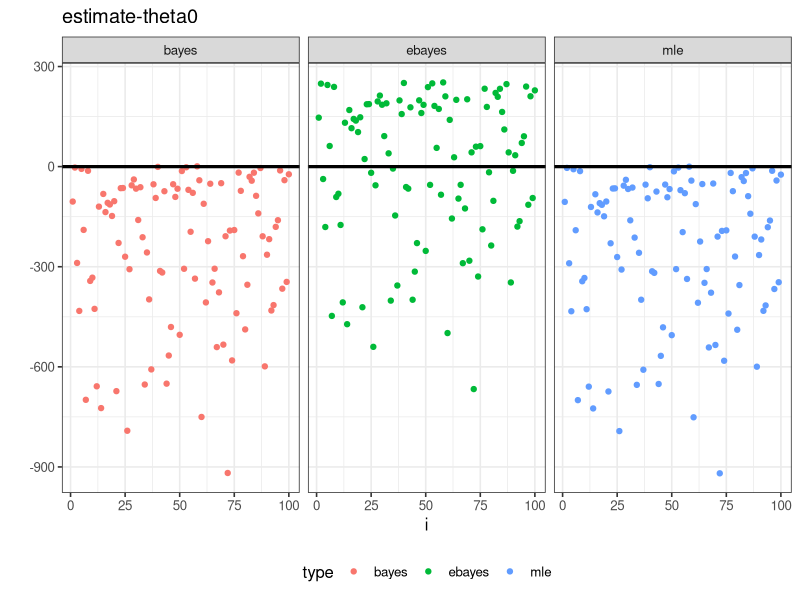
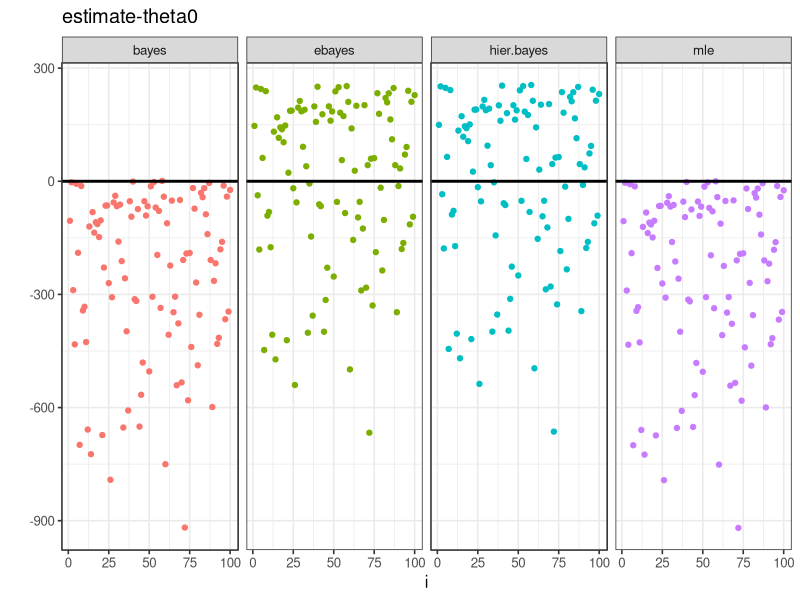
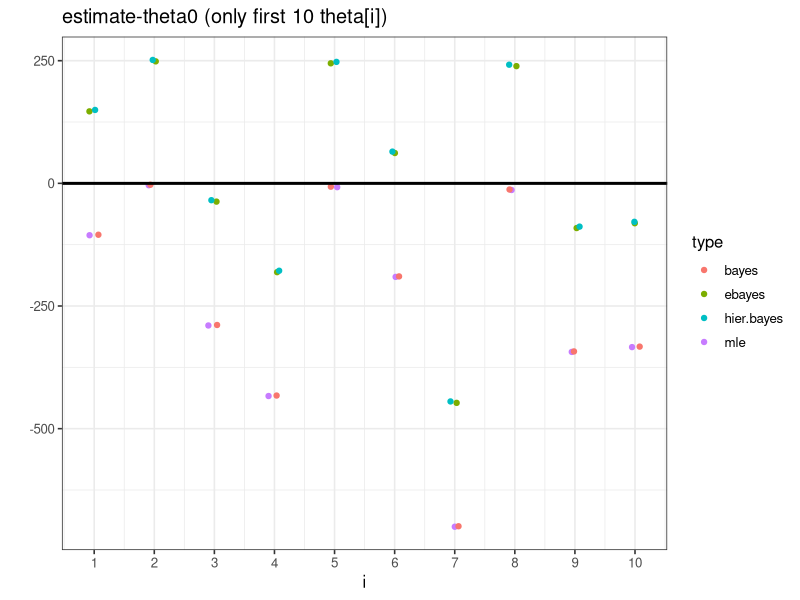
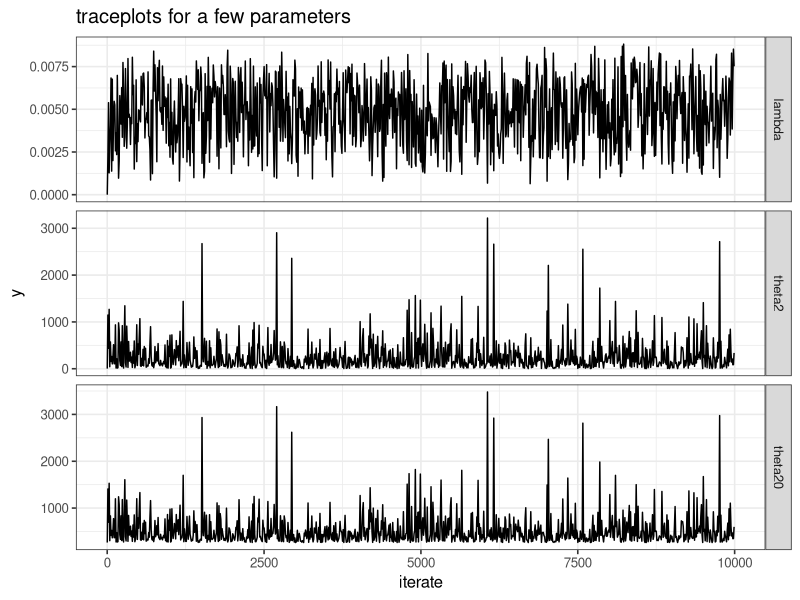

Here is the R script that generated these plots, in order:
library(tidyverse)
library(GGally)
theme_set(theme_bw(base_size = 12))
#  Exercise 4.20

# generate some "true" thetas
n <- 100
theta0 <- runif(n,0,1000)

# generate data
x<- rep(0,n)
for (i in 1:n) x[i] <- runif(1,0,theta0[i])

# compute estiamtes
mle <- x
ebayes <- x+mean(x)
lambda_hyp <- 1 # hyperpar in prior
bayes <- x+1/lambda_hyp

mse.mle <- sum((mle-theta0)^2)
mse.ebayes <- sum((ebayes-theta0)^2)
mse.bayes <- sum((bayes-theta0)^2)

mse.mle
mse.ebayes
mse.bayes

# visualise results
d <- data.frame(i=rep(1:n,3),value=c(mle-theta0,ebayes-theta0,bayes-theta0),type=rep(c('mle','ebayes','bayes'),each=n))
ggplot(data=d, aes(x=i,y=value,colour=type)) + geom_point()+facet_wrap(~type)+
  theme(legend.position="bottom")+ geom_hline(yintercept=0,size=1.1) + 
  ggtitle("estimate-theta0") + ylab("")

cat('1/(sample average) equals:', 1/mean(x))


###### fully bayesian with Gibbs sampling

# specify hyperpars of prior
alpha = 0.1
beta = 2

IT <- 10000
lambda <- rep(0,IT)
theta <- matrix(0,IT,n) # each row contains an MCMC iteration
theta[1,]  <- x  # initialise at mle
for (it in 2:IT)
{  lambda[it] = rgamma(1,shape=2*n+alpha, rate= beta+sum(theta[it-1,]))
   theta[it,] = x + rexp(1,rate=lambda[it])
}

# postprocessing
posteriormean <-   as.tibble(theta) %>% filter(row_number() > IT/2) %>% summarise_all(mean)
posteriormean <- as.numeric(posteriormean[1,])
mse.posteriormean <- sum((posteriormean-theta0)^2)

mse.mle
mse.ebayes
mse.bayes
mse.posteriormean


dd <- data.frame(i=rep(1:n,4),value=
                   c(mle-theta0,ebayes-theta0,bayes-theta0,posteriormean-theta0),
                 type=rep(c('mle','ebayes','bayes','hier.bayes'),each=n)) 
            

ggplot(data=dd, aes(x=i,y=value,colour=type)) + geom_point()+facet_wrap(~type,nrow=1)+
  theme(legend.position="none")+ geom_hline(yintercept=0,size=1) +   ggtitle("estimate-theta0") + ylab("")

# only show first 10 theta[i]
dd %>% filter(i<=10) %>% ggplot(aes(x=i,y=value,colour=type)) + geom_jitter(size=1.5,width=0.1, height=0)+
   geom_hline(yintercept=0,size=1) +   ggtitle("estimate-theta0 (only first 10 theta[i])") +
  ylab("")+ scale_x_continuous(breaks = seq(1, 10, by=1))


# verify chain by inspecting traceplots
diterates <- data.frame(iterate=1:IT,theta2=theta[,2],theta20=theta[,20],lambda=lambda)
diterates %>% filter(row_number() %in% seq(1,IT,by=10)) %>% gather(key=par,value=y,theta2,theta20,lambda) %>%
     ggplot() + geom_path(aes(x=iterate,y=y)) + facet_grid(par~.,scales='free')+ ggtitle("traceplots for a few parameters")
 


# # for an individual theta[i], mle may be better than Bayes
# d2 <- data.frame(coef=1:n,mle=mle,posteriormean=posteriormean,true=theta0) %>%
#   gather(key=type,value=y,mle,posteriormean,true)
# d2  %>% filter(coef<10) %>% ggplot(aes(x=coef,y=y,colour=type))+
#   geom_point()  + scale_x_continuous(breaks = seq(1, 10, by=1)) +   ggtitle("estimate-theta0") + ylab("")
